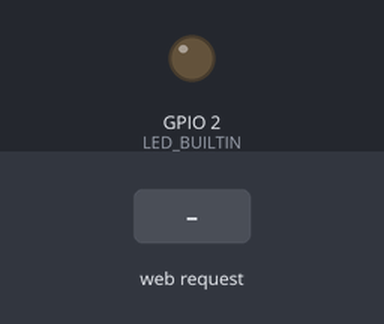
The sketch below on a simulated ESP8266 (NodeMCU). Shown: output pins drawn as LEDs (lit = HIGH, except the on-board LED, lit = LOW). The inputs (shaded band) are chosen by the test bench. WiFi joins after 1.5 s; servers stay silent unless stated; what the sketch prints to the serial monitor is not drawn.

Above: at 2.7 s.
2.8 s: HTTP request GET /sw?led=on received
At 3.7 s:
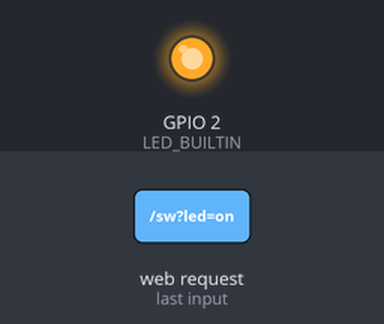
4.3 s: HTTP request GET /sw?led=off received
At 4.8 s:
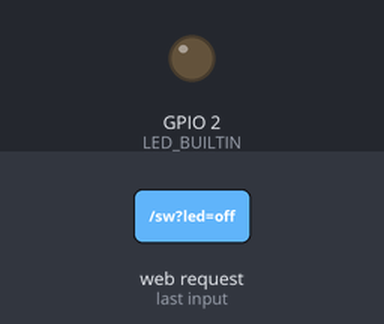
Timing chart, 0 to 7.3 s (numbered marks = the images above; inputs shaded):
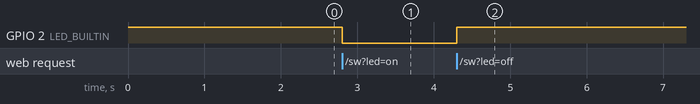

Measured:
- after the input at 2.8 s, GPIO 2 (LED_BUILTIN): HIGH → LOW at once
- after the input at 4.3 s, GPIO 2 (LED_BUILTIN): LOW → HIGH at once

The sketch:

diyB_2.ino
```cpp
// 處理 GET 或 POST 請求

#include <ESP8266WiFi.h>
#include <ESP8266WebServer.h>

const char *ssid = "你的網路名稱";
const char *password = "網路密碼";

ESP8266WebServer server(80);

void handleRoot()
{
  String HTML = "<!DOCTYPE html>\
  <html><head><meta charset='utf-8'></head>\
  <body>漫漫長路，總要從第一步開始。\
  </body></html>";
  server.send(200, "text/html", HTML);
}

void setup(void)
{
  Serial.begin(115200);
  pinMode(LED_BUILTIN, OUTPUT);
  digitalWrite(LED_BUILTIN, HIGH);
  WiFi.mode(WIFI_STA);
  WiFi.begin(ssid, password);

  while (WiFi.status() != WL_CONNECTED)
  {
    Serial.print(".");
    delay(500);
  }
  Serial.print("\nIP位址：");
  Serial.println(WiFi.localIP()); // 顯示IP位址

  server.on("/", handleRoot); // 處理首頁連結請求的事件
  server.on("/about", []() {
    server.send(200, "text/html", "hello world!");
  });
  server.on("/sw", []() {
    String state = server.arg("led");
    if (state == "on")
    {
      digitalWrite(LED_BUILTIN, LOW);
    }
    else if (state == "off")
    {
      digitalWrite(LED_BUILTIN, HIGH);
    }
    server.send(200, "text/html", "LED is <b>" + state + "</b>.");
  });
  server.onNotFound([]() { // 處理「找不到指定路徑」的事件
    server.send(404, "text/plain", "File NOT found!");
  });
  server.begin(); // 啟動網站伺服器
}

void loop(void)
{
  server.handleClient();
}
```
